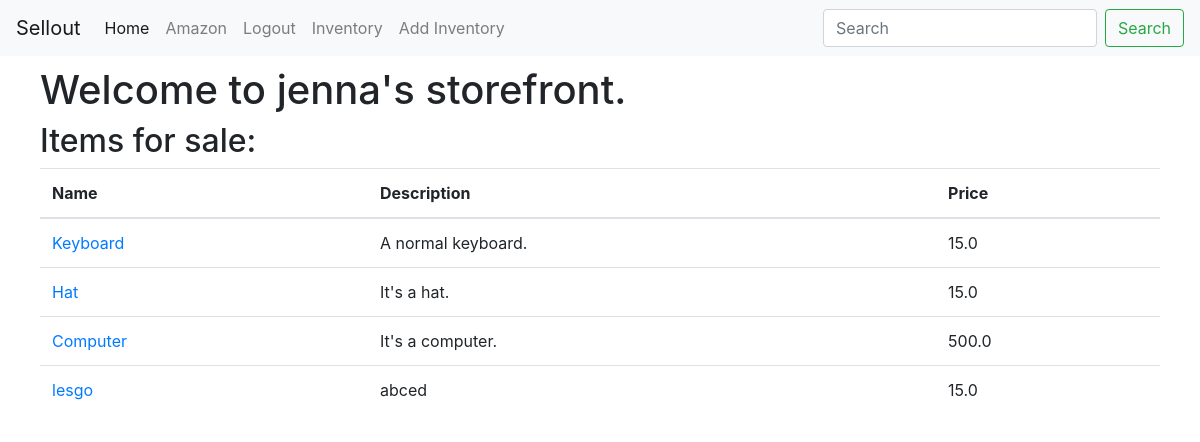
The app's page /vendor/jenna (signed in), older data.
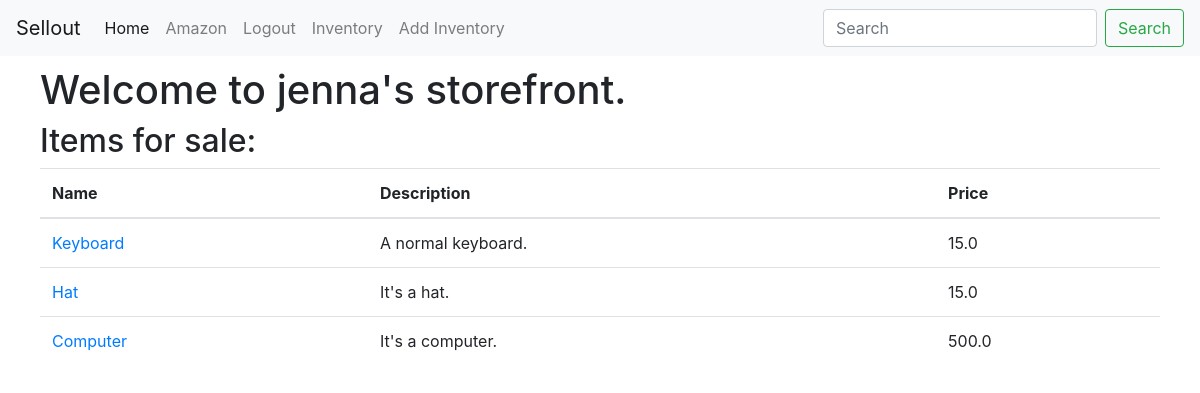
The same page, newer data.
### app/models.py (models this page shows, shortened)
class SearchableMixin(object):
    @classmethod
    def search(cls, expression, page, per_page):
        ids, total = query_index(cls.__tablename__, expression, page, per_page)
        if total == 0 or not len(ids):
            return cls.query.filter_by(id=0), 0
        when = []
        for i in range(len(ids)):
            when.append((ids[i], i))
        return cls.query.filter(cls.id.in_(ids)).order_by(
            db.case(when, value=cls.id)), total

class Item(SearchableMixin, db.Model):
    __searchable__ = ['title', 'description']
    id          = db.Column(db.Integer, primary_key=True)
    title       = db.Column(db.String(64))
    description = db.Column(db.String(300))
    price       = db.Column(db.Float)
    stock       = db.Column(db.Integer)
    featured    = db.Column(db.Boolean)
    image       = db.Column(db.String(64))
    vendorid    = db.Column(db.Integer, db.ForeignKey('user.id'))
    cartitem    = db.relationship('CartItem', backref='item', lazy='dynamic')
    order       = db.relationship('Order', backref='item', lazy='dynamic')
    tags        = db.relationship('ItemTag', backref='item', lazy='dynamic')

### app/routes.py (the view)
@app.route('/vendor/<username>', methods=['GET', 'POST'])
def vendor(username):
    user = User.query.filter_by(username=username).first()
    if request.args.get('completed'):
        flash('Order marked as complete.')
        db.session.delete(Order.query.get(request.args.get('completed')))
        db.session.commit()
        return redirect(url_for('vendor', username=username))
    if user and user.usertype == 'Vendor':
        if current_user.username == user.username:
            orders = Order.query.filter_by(vendor=current_user)
            items = []
        else:
            orders = []
            items = Item.query.filter_by(vendor=user)
        return render_template('vendor.html', vendor=user, items=items, orders=orders)
    else:
        return render_template('404.html')

### app/forms.py
class SearchForm(FlaskForm):
    query = StringField('Search', validators=[DataRequired()])
    def __init__(self, *args, **kwargs):
        if 'formdata' not in kwargs:
            kwargs['formdata'] = request.args
        if 'csrf_enabled' not in kwargs:
            kwargs['csrf_enabled'] = False
        super(SearchForm, self).__init__(*args, **kwargs)

### app/models.py (called while the page is built)
@login.user_loader
def load_user(id):
    return User.query.get(int(id))

### app/routes.py (called while the page is built)
@app.before_request
def before_request():
    g.search_form = SearchForm()

### app/templates/vendor.html
{% extends "base.html" %}
{% block app_content %}
    {% if current_user.username == vendor.username %}
    <h1>Welcome, {{ vendor.username }}.</h1>
    <h2>Orders to Complete:</h2>
    <table class="table">
        <thead>
            <th>Name</th>
            <th>Quantity</th>
            <th>Total Payment</th>
            <th>Recipient</th>
            <th>Address</th>
            <th></th>
        </thead>
        <tbody>
            {% for order in orders %}
                <tr>
                    <td><a href="{{ url_for('product', pid=order.item.id) }}">{{ order.item.title }}</a></td>
                    <td>{{ order.quantity }}</td>
                    <td>{{ order.price }}</td>
                    <td>{{ order.name }}</td>
                    <td>{{ order.address }}</td>
                    <td><a class="btn btn-outline-primary" href="{{ url_for('vendor', completed=order.id, username=current_user.username) }}" role="button">✓</a></td>
                </tr>
            {% endfor %}
            {% if not orders.first() %}
                <tr><td>You have no outstanding orders.</td></tr>
            {% endif %}
        </tbody>
    </table>
    {% else %}
    <h1>Welcome to {{ vendor.username }}'s storefront.</h1>
    <h2>Items for sale:</h2>
    <table class="table">
        <thead>
            <th>Name</th>
            <th>Description</th>
            <th>Price</th>
        </thead>
        <tbody>
            {% for item in items %}
                <tr>
                    <td><a href="{{ url_for('product', pid=item.id) }}">{{ item.title }}</a></td>
                    <td>{{ item.description }}</td>
                    <td>{{ item.price }}</td>
                </tr>
            {% endfor %}
        </tbody>
    </table>
    {% endif %}
{% endblock %}

Row changes from the older to the newer data that the page shows:
removed Item: title "lesgo", description "abced", price "15.0"
